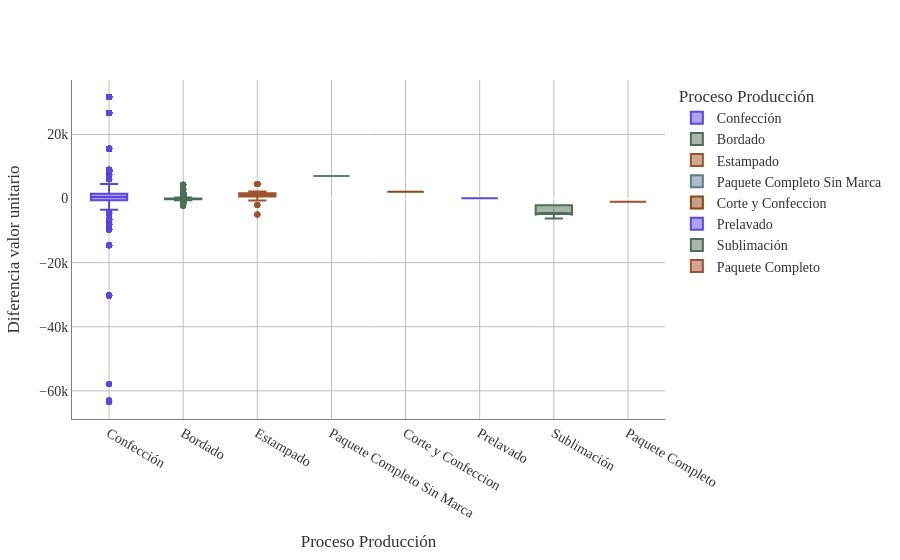

The notebook cell this image was saved under:
### Markdown cell above
## BOXPLOT de la diferencia de costos en cada proceso de producción

### Code cell
# Creamos un gráfico de caja para visualizar la distribución de la diferencia del valor unitario por proceso de producción
df_costos.columns = df_costos.columns.str.strip()

paleta_molt_oscura = ["#29104A", "#4A1B8C", "#0F0530", "#3C1053", "#5C2B92"]
paleta_contraste_oscuro = ["#3C1053", "#003F5C", "#005F4B", "#6B2D3A", "#2F4F4F"]
paleta_textil = ["#5B46DF", "#4E6E58", "#A0522D", "#607B8B", "#8B4513"]

figboxplot = px.box(df_costos, 
             x='Proceso Producción', 
             y='Diferencia valor unitario', 
             points='outliers',
             notched=True,
             color='Proceso Producción',
             hover_data = ['OP Det', 'Nombre del Comercial', 'Costeo_Producto'],
             color_discrete_sequence=paleta_textil)

figboxplot.update_layout(
    # 1. Fondo transparente
    paper_bgcolor='rgba(0,0,0,0)',
    plot_bgcolor='rgba(0,0,0,0)',
    
    # 2. Tipografía Times New Roman
    font=dict(
        family="Times New Roman, Times, serif",
        size=14,
        color="#333333" # Color de letra gris muy oscuro (casi negro)
    ),
    
    # Ajuste opcional de márgenes para que la letra no se corte
    margin=dict(t=80, b=50, l=50, r=50)
)

# 3. Líneas de cuadrícula más oscuras
figboxplot.update_xaxes(
    showgrid=True, 
    gridwidth=1, 
    gridcolor='#bdbdbd', # Un gris más marcado (puedes usar 'gray' si lo quieres aún más oscuro)
    linecolor='gray',    # Línea del eje principal en negro
    zeroline=True,        # Mantener la línea del cero...
    zerolinecolor='#d3d3d3', # ...pero usar un gris mucho más suave (LightGrey)
    zerolinewidth=1
)

figboxplot.update_yaxes(
    showgrid=True, 
    gridwidth=1, 
    gridcolor='#bdbdbd', 
    linecolor='gray'
)

figboxplot.show()

### Figure 1 — Plotly figure (JSON) as saved in the notebook; plotly's stock layout.template omitted (floating-point values rounded to 4 significant figures; data arrays with more than 128 entries replaced by an {"elided": "..."} marker saying what was removed)
{"data": [{"alignmentgroup": "True", "boxpoints": "outliers", "customdata": {"elided": "4309x3 str values"}, "hovertemplate": "Proceso Producción=%{x}<br>Diferencia valor unitario=%{y}<br>OP Det=%{customdata[0]}<br>Nombre del Comercial=%{customdata[1]}<br>Costeo_Producto=%{customdata[2]}<extra></extra>", "legendgroup": "Confección", "marker": {"color": "#5B46DF"}, "name": "Confección", "notched": true, "offsetgroup": "Confección", "orientation": "v", "showlegend": true, "type": "box", "x": {"elided": "4309 str values"}, "x0": " ", "xaxis": "x", "y": {"elided": "4309 float values"}, "y0": " ", "yaxis": "y"}, {"alignmentgroup": "True", "boxpoints": "outliers", "customdata": {"elided": "1646x3 str values"}, "hovertemplate": "Proceso Producción=%{x}<br>Diferencia valor unitario=%{y}<br>OP Det=%{customdata[0]}<br>Nombre del Comercial=%{customdata[1]}<br>Costeo_Producto=%{customdata[2]}<extra></extra>", "legendgroup": "Bordado", "marker": {"color": "#4E6E58"}, "name": "Bordado", "notched": true, "offsetgroup": "Bordado", "orientation": "v", "showlegend": true, "type": "box", "x": {"elided": "1646 str values"}, "x0": " ", "xaxis": "x", "y": {"elided": "1646 float values"}, "y0": " ", "yaxis": "y"}, {"alignmentgroup": "True", "boxpoints": "outliers", "customdata": {"elided": "450x3 str values"}, "hovertemplate": "Proceso Producción=%{x}<br>Diferencia valor unitario=%{y}<br>OP Det=%{customdata[0]}<br>Nombre del Comercial=%{customdata[1]}<br>Costeo_Producto=%{customdata[2]}<extra></extra>", "legendgroup": "Estampado", "marker": {"color": "#A0522D"}, "name": "Estampado", "notched": true, "offsetgroup": "Estampado", "orientation": "v", "showlegend": true, "type": "box", "x": {"elided": "450 str values"}, "x0": " ", "xaxis": "x", "y": {"elided": "450 float values"}, "y0": " ", "yaxis": "y"}, {"alignmentgroup": "True", "boxpoints": "outliers", "customdata": [["6492-5-Saco Tejido", "Frank Sanchez", "COS-0012284-11"], ["6492-5-Saco Tejido", "Frank Sanchez", "COS-0012284-11"], ["6492-5-Saco Tejido", "Frank Sanchez", "COS-0012284-11"], ["6492-5-Saco Tejido", "Frank Sanchez", "COS-0012284-11"]], "hovertemplate": "Proceso Producción=%{x}<br>Diferencia valor unitario=%{y}<br>OP Det=%{customdata[0]}<br>Nombre del Comercial=%{customdata[1]}<br>Costeo_Producto=%{customdata[2]}<extra></extra>", "legendgroup": "Paquete Completo Sin Marca", "marker": {"color": "#607B8B"}, "name": "Paquete Completo Sin Marca", "notched": true, "offsetgroup": "Paquete Completo Sin Marca", "orientation": "v", "showlegend": true, "type": "box", "x": ["Paquete Completo Sin Marca", "Paquete Completo Sin Marca", "Paquete Completo Sin Marca", "Paquete Completo Sin Marca"], "x0": " ", "xaxis": "x", "y": [7000.0, 7000.0, 7000.0, 7000.0], "y0": " ", "yaxis": "y"}, {"alignmentgroup": "True", "boxpoints": "outliers", "customdata": [["6491-3-Gorra seis cascos", "Pilar Gómez", "COS-0012285-8"], ["6491-3-Gorra seis cascos", "Pilar Gómez", "COS-0012285-8"], ["6491-3-Gorra seis cascos", "Pilar Gómez", "COS-0012285-8"], ["6491-3-Gorra seis cascos", "Pilar Gómez", "COS-0012285-8"], ["6491-3-Gorra seis cascos", "Pilar Gómez", "COS-0012285-8"], ["6491-3-Gorra seis cascos", "Pilar Gómez", "COS-0012285-8"], ["6491-3-Gorra seis cascos", "Pilar Gómez", "COS-0012285-8"], ["6491-3-Gorra seis cascos", "Pilar Gómez", "COS-0012285-8"]], "hovertemplate": "Proceso Producción=%{x}<br>Diferencia valor unitario=%{y}<br>OP Det=%{customdata[0]}<br>Nombre del Comercial=%{customdata[1]}<br>Costeo_Producto=%{customdata[2]}<extra></extra>", "legendgroup": "Corte y Confeccion", "marker": {"color": "#8B4513"}, "name": "Corte y Confeccion", "notched": true, "offsetgroup": "Corte y Confeccion", "orientation": "v", "showlegend": true, "type": "box", "x": ["Corte y Confeccion", "Corte y Confeccion", "Corte y Confeccion", "Corte y Confeccion", "Corte y Confeccion", "Corte y Confeccion", "Corte y Confeccion", "Corte y Confeccion"], "x0": " ", "xaxis": "x", "y": [2100.0, 2100.0, 2100.0, 2100.0, 2100.0, 2100.0, 2100.0, 2100.0], "y0": " ", "yaxis": "y"}, {"alignmentgroup": "True", "boxpoints": "outliers", "customdata": [["6528-1-Pantalón dotación", "Simón Román", "COS-0012410-2"], ["6528-1-Pantalón dotación", "Simón Román", "COS-0012410-2"], ["6528-1-Pantalón dotación", "Simón Román", "COS-0012410-2"], ["6528-1-Pantalón dotación", "Simón Román", "COS-0012410-2"]], "hovertemplate": "Proceso Producción=%{x}<br>Diferencia valor unitario=%{y}<br>OP Det=%{customdata[0]}<br>Nombre del Comercial=%{customdata[1]}<br>Costeo_Producto=%{customdata[2]}<extra></extra>", "legendgroup": "Prelavado", "marker": {"color": "#5B46DF"}, "name": "Prelavado", "notched": true, "offsetgroup": "Prelavado", "orientation": "v", "showlegend": true, "type": "box", "x": ["Prelavado", "Prelavado", "Prelavado", "Prelavado"], "x0": " ", "xaxis": "x", "y": [100.0, 100.0, 100.0, 100.0], "y0": " ", "yaxis": "y"}, {"alignmentgroup": "True", "boxpoints": "outliers", "customdata": {"elided": "592x3 str values"}, "hovertemplate": "Proceso Producción=%{x}<br>Diferencia valor unitario=%{y}<br>OP Det=%{customdata[0]}<br>Nombre del Comercial=%{customdata[1]}<br>Costeo_Producto=%{customdata[2]}<extra></extra>", "legendgroup": "Sublimación", "marker": {"color": "#4E6E58"}, "name": "Sublimación", "notched": true, "offsetgroup": "Sublimación", "orientation": "v", "showlegend": true, "type": "box", "x": {"elided": "592 str values"}, "x0": " ", "xaxis": "x", "y": {"elided": "592 float values"}, "y0": " ", "yaxis": "y"}, {"alignmentgroup": "True", "boxpoints": "outliers", "customdata": [["6621-1-Gorro", "Xiomara Aranda Perea", "COS-0012371-2"]], "hovertemplate": "Proceso Producción=%{x}<br>Diferencia valor unitario=%{y}<br>OP Det=%{customdata[0]}<br>Nombre del Comercial=%{customdata[1]}<br>Costeo_Producto=%{customdata[2]}<extra></extra>", "legendgroup": "Paquete Completo", "marker": {"color": "#A0522D"}, "name": "Paquete Completo", "notched": true, "offsetgroup": "Paquete Completo", "orientation": "v", "showlegend": true, "type": "box", "x": ["Paquete Completo"], "x0": " ", "xaxis": "x", "y": [-1000.0], "y0": " ", "yaxis": "y"}], "layout": {"boxmode": "overlay", "font": {"color": "#333333", "family": "Times New Roman, Times, serif", "size": 14}, "legend": {"title": {"text": "Proceso Producción"}, "tracegroupgap": 0}, "margin": {"b": 50, "l": 50, "r": 50, "t": 80}, "paper_bgcolor": "rgba(0,0,0,0)", "plot_bgcolor": "rgba(0,0,0,0)", "xaxis": {"anchor": "y", "categoryarray": ["Confección", "Bordado", "Estampado", "Paquete Completo Sin Marca", "Corte y Confeccion", "Prelavado", "Sublimación", "Paquete Completo", null], "categoryorder": "array", "domain": [0, 1], "gridcolor": "#bdbdbd", "gridwidth": 1, "linecolor": "gray", "showgrid": true, "title": {"text": "Proceso Producción"}, "zeroline": true, "zerolinecolor": "#d3d3d3", "zerolinewidth": 1}, "yaxis": {"anchor": "x", "domain": [0, 1], "gridcolor": "#bdbdbd", "gridwidth": 1, "linecolor": "gray", "showgrid": true, "title": {"text": "Diferencia valor unitario"}}}}
